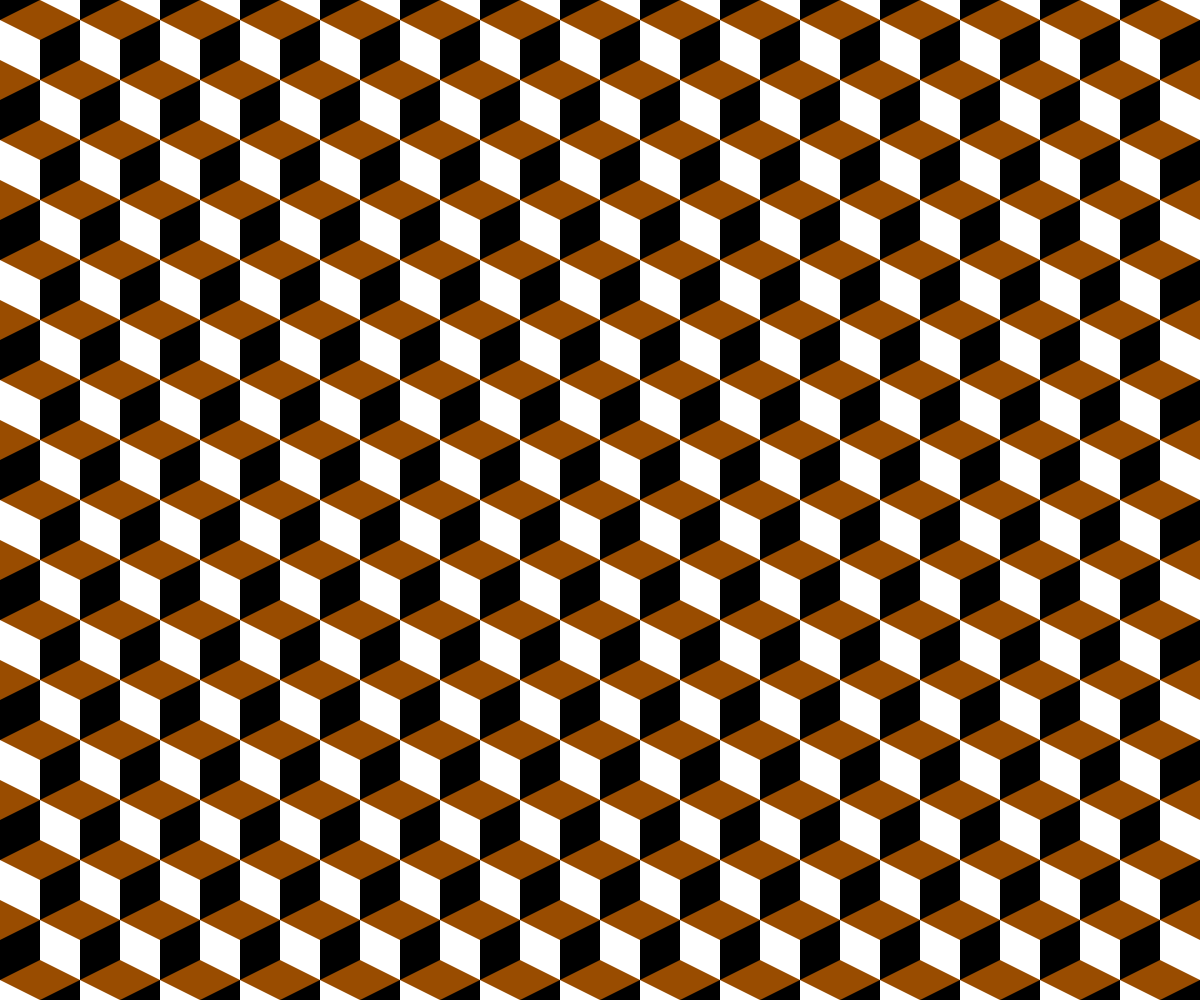
Frame 1 (no input)
Frame 60 (no input): identical to frame 1, image omitted
Frame 120 (the mouse pressed at the canvas centre since frame 60): identical to frame 1, image omitted

The p5.js sketch that drew this single still picture (run headless with seeded random() and noise() and a simulated clock; from frame 60 on, the mouse is pressed at the canvas centre):

// p5.js sketch
// ── sketch.js
function setup() {
  createCanvas(windowWidth,windowHeight);
}

function draw() {
  background(153,76,0); //Brown background
  noStroke();
  
  var i=20;  //Size parallelogram
  
  //Draw pattern
  
  for (var y=0; y < windowHeight +100; y=y+6*i) {
  for (var x=0; x < windowWidth ; x=x+4*i) {
    
    //Black parallelogram line 1 and line 2, respectively
    
    fill(0);
    
    beginShape();
    vertex (x,y+i);
    vertex (x,y-i);
    vertex (x+2*i,y-2*i);
    vertex (x+2*i,y);
    endShape();
    
    beginShape();
    vertex (x+2*i,y+2*i);
    vertex (x+2*i,y+4*i);
    vertex (x+4*i,y+3*i);
    vertex (x+4*i,y+i);
    endShape();
    
    //White parallelogram line 1 and line 2, respectively
    
    fill(255);
    
    beginShape();
    vertex (x+2*i,y-2*i);
    vertex (x+2*i,y);
    vertex (x+4*i,y+i);
    vertex (x+4*i,y-i);
    endShape();
    
    beginShape();
    vertex (x,y+i);
    vertex (x,y+3*i);
    vertex (x+2*i,y+4*i);
    vertex (x+2*i,y+2*i);
    endShape();
  }
  }
}
